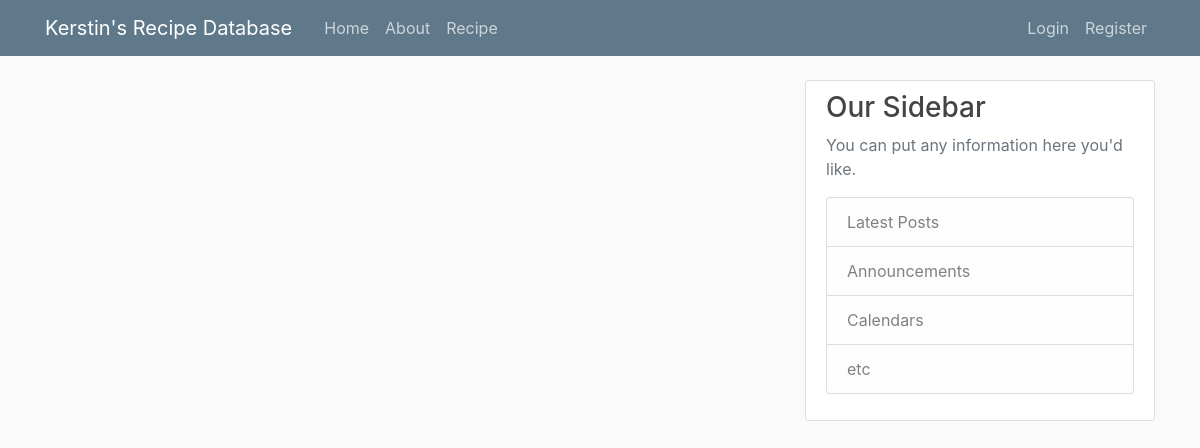
Page /home on the earlier database version.
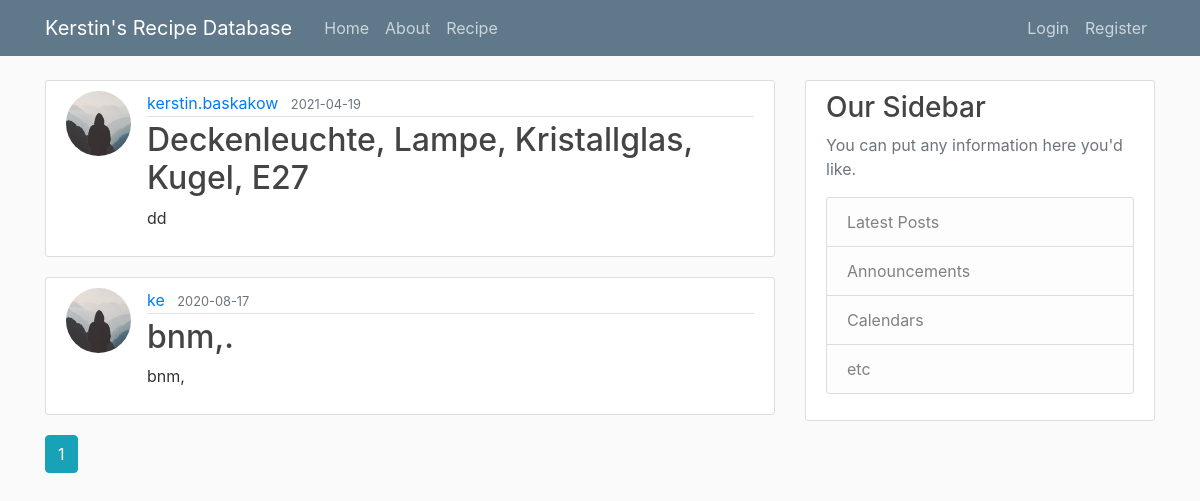
Same page on the later database version.
### flaskblog/models.py (models this page shows, shortened)
class Post(db.Model):
    id = db.Column(db.Integer,primary_key=True)
    title = db.Column(db.String(100),nullable=False)
    date_posted = db.Column(db.DateTime,nullable=False,default = datetime.utcnow)
    content = db.Column(db.Text,nullable=False)
    user_id = db.Column(db.Integer,db.ForeignKey('user.id'),nullable=False)

class User(db.Model,UserMixin):
    id = db.Column(db.Integer,primary_key=True)
    username = db.Column(db.String(20),unique=True,nullable=False)
    email = db.Column(db.String(120),unique=True,nullable=False)
    image_file = db.Column(db.String(20),unique=False,nullable=False,default='default.jpg')
    password = db.Column(db.String(20),nullable=False)
    post = db.relationship('Post',backref='author',lazy=True)
    recipe = db.relationship('Recipe',backref='author',lazy=True)

### flaskblog/main/routes.py (the view)
@main.route("/")
@main.route("/home")
def home():
    page = request.args.get('page',1,type=int)
    posts = Post.query.order_by(Post.date_posted.desc()).paginate(page=page,per_page=5)
    return render_template('home.html',posts=posts)

### flaskblog/templates/home.html
{%extends"layout.html"%}
{%block content%}
    {% for post in posts.items %}
        <article class="media content-section">
            <img class="rounded-circle article-img" src={{url_for('static',filename='profile_pics/' + post.author.image_file)}}>
            <div class="media-body">
                <div class="article-metadata">
                    <a class="mr-2" href="{{url_for('users.user_content',username=post.author.username)}}">{{post.author.username}}</a>
                    <small class="text-muted">{{post.date_posted.strftime('%Y-%m-%d')}}</small>
                </div>
                <div>
                <h2> <a class="article-title" href="{{url_for('posts.post',post_id=post.id)}}">{{post.title}}</a></h2>
                <p class="article-content">{{post.content}}</p>
                </div>
            </div>
        </article>
    {%endfor%}
    {% for page_num in posts.iter_pages(left_edge=1,right_edge=1,left_current=1,right_current=2) %}
        {%if page_num%}
            {%if posts.page == page_num %}
                <a class="btn btn-info mb-4" href="{{url_for('main.home',page=page_num)}}">{{page_num}}</a>
            {%else%}
                <a class="btn btn-outline-info mb-4" href="{{url_for('main.home',page=page_num)}}">{{page_num}}</a>
            {%endif%}
        {%else%}
        ...
        {%endif%}
    {%endfor%}
{%endblock content%}

### flaskblog/templates/layout.html (shortened to what this page needs)
<!DOCTYPE HTML>
<html>
<head>
    <link rel="stylesheet" href="https://stackpath.bootstrapcdn.com/bootstrap/4.3.1/css/bootstrap.min.css">
    <link rel="stylesheet" type="text/css" href="{{ url_for('static',filename='main.css')}}">
</head>
<body>
    <header class="site-header">
        <nav class="navbar navbar-expand-md navbar-dark bg-steel fixed-top">
            <div class="container">
                <a class="navbar-brand mr-4" href="/">Kerstin's Recipe Database</a>
                <div class="collapse navbar-collapse" id="navbarToggle">
                    <div class="navbar-nav mr-auto">
                        <a class="nav-item nav-link" href="{{url_for('main.home')}}">Home</a>
                        <a class="nav-item nav-link" href="{{url_for('main.about')}}">About</a>
                        <a class="nav-item nav-link" href="{{url_for('main.home_recipe')}}">Recipe</a>
                    </div>
                    <div class="navbar-nav">
                        {% if current_user.is_authenticated %}
                            <a class="nav-item nav-link" href="{{url_for('posts.new_post')}}">New Post</a>
                            <a class="nav-item nav-link" href="{{url_for('recipes.new_recipe')}}">New Recipe</a>
                            <a class="nav-item nav-link" href="{{url_for('wallbox.setChargingMode')}}">Wallbox</a>
                            <a class="nav-item nav-link" href="{{url_for('users.account')}}">Account</a>
                            <a class="nav-item nav-link" href="{{url_for('users.logout')}}">Logout</a>
                        {% else %}
                            <a class="nav-item nav-link" href="{{url_for('users.login')}}">Login</a>
                            <a class="nav-item nav-link" href="{{url_for('users.register')}}">Register</a>
                        {% endif %}
                    </div>
                </div>
            </div>
        </nav>
    </header>
    <main role="main" class="container">
    	<div class="row">
        	<div class="col-md-8">
            	{% block content %}{% endblock content%}
        	</div>
        	<div class="col-md-4">
            	<div class="content-section">
                	<h3>Our Sidebar</h3>
                	<p class='text-muted'>You can put any information here you'd like.
                    	<ul class="list-group">
                        	<li class="list-group-item list-group-item-light">Latest Posts</li>
                        	<li class="list-group-item list-group-item-light">Announcements</li>
                        	<li class="list-group-item list-group-item-light">Calendars</li>
                        	<li class="list-group-item list-group-item-light">etc</li>
                    	</ul>
                	</p>
                </div>
        	</div>
    	</div>
	</main>
</body>
</html>

### flaskblog/static/main.css (style rules this page uses)
body { background: #fafafa; color: #333333; margin-top: 5rem; }
h1, h2, h3, h4, h5, h6 { color: #444444; }
.bg-steel { background-color: #5f788a; }
.site-header .navbar-nav .nav-link { color: #cbd5db; }
.content-section { background: #ffffff; padding: 10px 20px; border: 1px solid #dddddd; border-radius: 3px; margin-bottom: 20px; }
.article-title { color: #444444; }
.article-content { white-space: pre-line; }
.article-img { height: 65px; width: 65px; margin-right: 16px; }
.article-metadata { padding-bottom: 1px; margin-bottom: 4px; border-bottom: 1px solid #e3e3e3 }

Differences in the rows shown:
added Post: image_file (placeholder picture), author.username "kerstin.baskakow", date_posted "2021-04-19", title "Deckenleuchte, Lampe, Kristallglas, Kugel, E27", content "dd"
added Post: image_file (placeholder picture), author.username "ke", date_posted "2020-08-17", title "bnm,.", content "bnm,"
Other differences:
new list line: "1"
